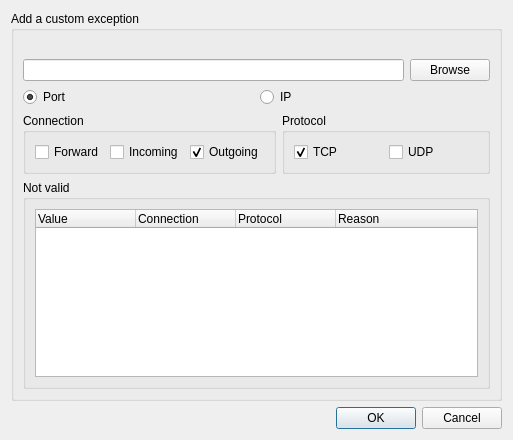
<?xml version="1.0" encoding="UTF-8"?>
<ui version="4.0">
 <class>AddExceptionDialog</class>
 <widget class="QDialog" name="AddExceptionDialog">
  <property name="geometry">
   <rect>
    <x>0</x>
    <y>0</y>
    <width>513</width>
    <height>440</height>
   </rect>
  </property>
  <property name="minimumSize">
   <size>
    <width>0</width>
    <height>350</height>
   </size>
  </property>
  <property name="windowTitle">
   <string>Add Exception</string>
  </property>
  <layout class="QVBoxLayout" name="verticalLayout">
   <item>
    <widget class="QGroupBox" name="groupBox">
     <property name="sizePolicy">
      <sizepolicy hsizetype="Preferred" vsizetype="MinimumExpanding">
       <horstretch>0</horstretch>
       <verstretch>0</verstretch>
      </sizepolicy>
     </property>
     <property name="minimumSize">
      <size>
       <width>0</width>
       <height>0</height>
      </size>
     </property>
     <property name="title">
      <string>Add a custom exception</string>
     </property>
     <layout class="QVBoxLayout" name="verticalLayout_2">
      <item>
       <widget class="QLabel" name="m_helpLabel">
        <property name="sizePolicy">
         <sizepolicy hsizetype="Preferred" vsizetype="Expanding">
          <horstretch>0</horstretch>
          <verstretch>0</verstretch>
         </sizepolicy>
        </property>
        <property name="minimumSize">
         <size>
          <width>0</width>
          <height>0</height>
         </size>
        </property>
        <property name="font">
         <font>
          <pointsize>8</pointsize>
         </font>
        </property>
        <property name="text">
         <string/>
        </property>
        <property name="wordWrap">
         <bool>true</bool>
        </property>
       </widget>
      </item>
      <item>
       <layout class="QHBoxLayout" name="horizontalLayout">
        <item>
         <widget class="QLineEdit" name="m_addEdit">
          <property name="sizePolicy">
           <sizepolicy hsizetype="Expanding" vsizetype="Minimum">
            <horstretch>0</horstretch>
            <verstretch>0</verstretch>
           </sizepolicy>
          </property>
          <property name="statusTip">
           <string/>
          </property>
         </widget>
        </item>
        <item>
         <widget class="QPushButton" name="m_browseButton">
          <property name="statusTip">
           <string/>
          </property>
          <property name="text">
           <string>Browse</string>
          </property>
         </widget>
        </item>
       </layout>
      </item>
      <item>
       <layout class="QHBoxLayout" name="horizontalLayout_5">
        <item>
         <widget class="QRadioButton" name="m_portRadio">
          <property name="sizePolicy">
           <sizepolicy hsizetype="Minimum" vsizetype="Minimum">
            <horstretch>0</horstretch>
            <verstretch>0</verstretch>
           </sizepolicy>
          </property>
          <property name="text">
           <string>Port</string>
          </property>
          <property name="checked">
           <bool>true</bool>
          </property>
         </widget>
        </item>
        <item>
         <widget class="QRadioButton" name="m_ipRadio">
          <property name="sizePolicy">
           <sizepolicy hsizetype="Minimum" vsizetype="Minimum">
            <horstretch>0</horstretch>
            <verstretch>0</verstretch>
           </sizepolicy>
          </property>
          <property name="text">
           <string>IP</string>
          </property>
          <property name="checked">
           <bool>false</bool>
          </property>
         </widget>
        </item>
       </layout>
      </item>
      <item>
       <layout class="QHBoxLayout" name="horizontalLayout_3">
        <property name="sizeConstraint">
         <enum>QLayout::SetDefaultConstraint</enum>
        </property>
        <item>
         <widget class="QGroupBox" name="m_ConnectionGroup">
          <property name="sizePolicy">
           <sizepolicy hsizetype="Preferred" vsizetype="MinimumExpanding">
            <horstretch>0</horstretch>
            <verstretch>0</verstretch>
           </sizepolicy>
          </property>
          <property name="minimumSize">
           <size>
            <width>0</width>
            <height>0</height>
           </size>
          </property>
          <property name="title">
           <string>Connection</string>
          </property>
          <layout class="QHBoxLayout" name="horizontalLayout_4">
           <item>
            <widget class="QCheckBox" name="m_FwdCheck">
             <property name="text">
              <string>Forward</string>
             </property>
            </widget>
           </item>
           <item>
            <widget class="QCheckBox" name="m_InCheck">
             <property name="text">
              <string>Incoming</string>
             </property>
            </widget>
           </item>
           <item>
            <widget class="QCheckBox" name="m_OutCheck">
             <property name="text">
              <string>Outgoing</string>
             </property>
             <property name="checked">
              <bool>true</bool>
             </property>
            </widget>
           </item>
          </layout>
         </widget>
        </item>
        <item>
         <widget class="QGroupBox" name="m_ProtocolGroup">
          <property name="sizePolicy">
           <sizepolicy hsizetype="Preferred" vsizetype="Minimum">
            <horstretch>0</horstretch>
            <verstretch>0</verstretch>
           </sizepolicy>
          </property>
          <property name="minimumSize">
           <size>
            <width>0</width>
            <height>0</height>
           </size>
          </property>
          <property name="title">
           <string>Protocol</string>
          </property>
          <layout class="QHBoxLayout" name="horizontalLayout_2">
           <item>
            <widget class="QCheckBox" name="m_TcpCheck">
             <property name="text">
              <string>TCP</string>
             </property>
             <property name="checked">
              <bool>true</bool>
             </property>
            </widget>
           </item>
           <item>
            <widget class="QCheckBox" name="m_UdpCheck">
             <property name="text">
              <string>UDP</string>
             </property>
            </widget>
           </item>
          </layout>
         </widget>
        </item>
       </layout>
      </item>
      <item>
       <widget class="QGroupBox" name="groupBox_2">
        <property name="sizePolicy">
         <sizepolicy hsizetype="Preferred" vsizetype="MinimumExpanding">
          <horstretch>0</horstretch>
          <verstretch>0</verstretch>
         </sizepolicy>
        </property>
        <property name="minimumSize">
         <size>
          <width>0</width>
          <height>0</height>
         </size>
        </property>
        <property name="title">
         <string>Not valid</string>
        </property>
        <layout class="QHBoxLayout" name="horizontalLayout_6">
         <item>
          <widget class="QTreeWidget" name="m_notValidTreeWidget">
           <property name="enabled">
            <bool>true</bool>
           </property>
           <property name="sizePolicy">
            <sizepolicy hsizetype="Expanding" vsizetype="Minimum">
             <horstretch>0</horstretch>
             <verstretch>0</verstretch>
            </sizepolicy>
           </property>
           <property name="wordWrap">
            <bool>false</bool>
           </property>
           <property name="headerHidden">
            <bool>false</bool>
           </property>
           <attribute name="headerDefaultSectionSize">
            <number>100</number>
           </attribute>
           <attribute name="headerStretchLastSection">
            <bool>true</bool>
           </attribute>
           <column>
            <property name="text">
             <string>Value</string>
            </property>
           </column>
           <column>
            <property name="text">
             <string>Connection</string>
            </property>
           </column>
           <column>
            <property name="text">
             <string>Protocol</string>
            </property>
           </column>
           <column>
            <property name="text">
             <string>Reason</string>
            </property>
           </column>
          </widget>
         </item>
        </layout>
       </widget>
      </item>
     </layout>
    </widget>
   </item>
   <item>
    <widget class="QDialogButtonBox" name="m_buttonBox">
     <property name="orientation">
      <enum>Qt::Horizontal</enum>
     </property>
     <property name="standardButtons">
      <set>QDialogButtonBox::Cancel|QDialogButtonBox::Ok</set>
     </property>
    </widget>
   </item>
  </layout>
 </widget>
 <resources/>
 <connections>
  <connection>
   <sender>m_buttonBox</sender>
   <signal>rejected()</signal>
   <receiver>AddExceptionDialog</receiver>
   <slot>reject()</slot>
   <hints>
    <hint type="sourcelabel">
     <x>316</x>
     <y>260</y>
    </hint>
    <hint type="destinationlabel">
     <x>286</x>
     <y>274</y>
    </hint>
   </hints>
  </connection>
  <connection>
   <sender>m_portRadio</sender>
   <signal>toggled(bool)</signal>
   <receiver>m_ProtocolGroup</receiver>
   <slot>show()</slot>
   <hints>
    <hint type="sourcelabel">
     <x>107</x>
     <y>99</y>
    </hint>
    <hint type="destinationlabel">
     <x>418</x>
     <y>173</y>
    </hint>
   </hints>
  </connection>
  <connection>
   <sender>m_ipRadio</sender>
   <signal>toggled(bool)</signal>
   <receiver>m_InCheck</receiver>
   <slot>setChecked(bool)</slot>
   <hints>
    <hint type="sourcelabel">
     <x>379</x>
     <y>92</y>
    </hint>
    <hint type="destinationlabel">
     <x>131</x>
     <y>149</y>
    </hint>
   </hints>
  </connection>
  <connection>
   <sender>m_ipRadio</sender>
   <signal>toggled(bool)</signal>
   <receiver>m_ProtocolGroup</receiver>
   <slot>setDisabled(bool)</slot>
   <hints>
    <hint type="sourcelabel">
     <x>48</x>
     <y>99</y>
    </hint>
    <hint type="destinationlabel">
     <x>418</x>
     <y>173</y>
    </hint>
   </hints>
  </connection>
 </connections>
</ui>
